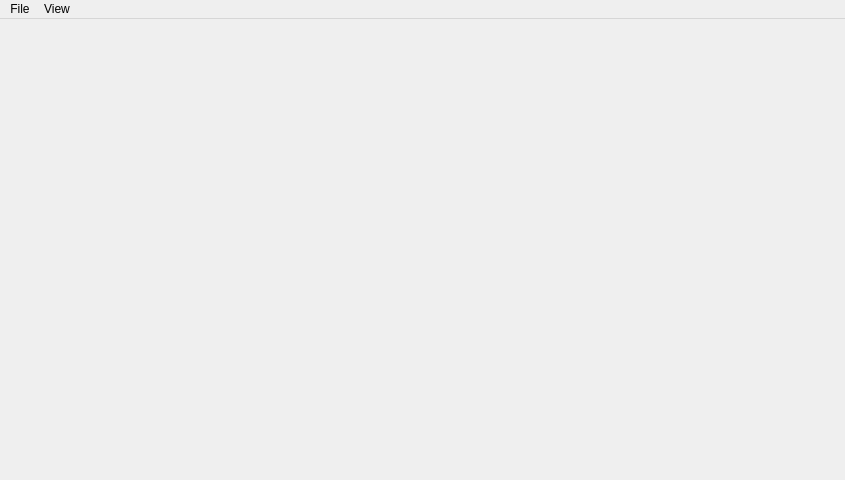
<?xml version="1.0" encoding="UTF-8"?>
<ui version="4.0">
 <class>MainWindow</class>
 <widget class="QMainWindow" name="MainWindow">
  <property name="geometry">
   <rect>
    <x>0</x>
    <y>0</y>
    <width>845</width>
    <height>480</height>
   </rect>
  </property>
  <property name="windowTitle">
   <string>MainWindow</string>
  </property>
  <widget class="QWidget" name="centralwidget">
   <layout class="QHBoxLayout" name="horizontalLayout"/>
  </widget>
  <widget class="QMenuBar" name="menubar">
   <property name="geometry">
    <rect>
     <x>0</x>
     <y>0</y>
     <width>845</width>
     <height>20</height>
    </rect>
   </property>
   <widget class="QMenu" name="menuFile">
    <property name="title">
     <string>File</string>
    </property>
    <addaction name="actionQuit"/>
   </widget>
   <widget class="QMenu" name="menuView">
    <property name="title">
     <string>View</string>
    </property>
   </widget>
   <addaction name="menuFile"/>
   <addaction name="menuView"/>
  </widget>
  <widget class="QStatusBar" name="statusbar">
   <property name="sizeGripEnabled">
    <bool>false</bool>
   </property>
  </widget>
  <action name="actionQuit">
   <property name="text">
    <string>Quit...</string>
   </property>
   <property name="shortcut">
    <string>Ctrl+Q</string>
   </property>
  </action>
  <action name="actionAbout">
   <property name="text">
    <string>About...</string>
   </property>
  </action>
 </widget>
 <resources>
  <include location="icons.qrc"/>
 </resources>
 <connections/>
</ui>
